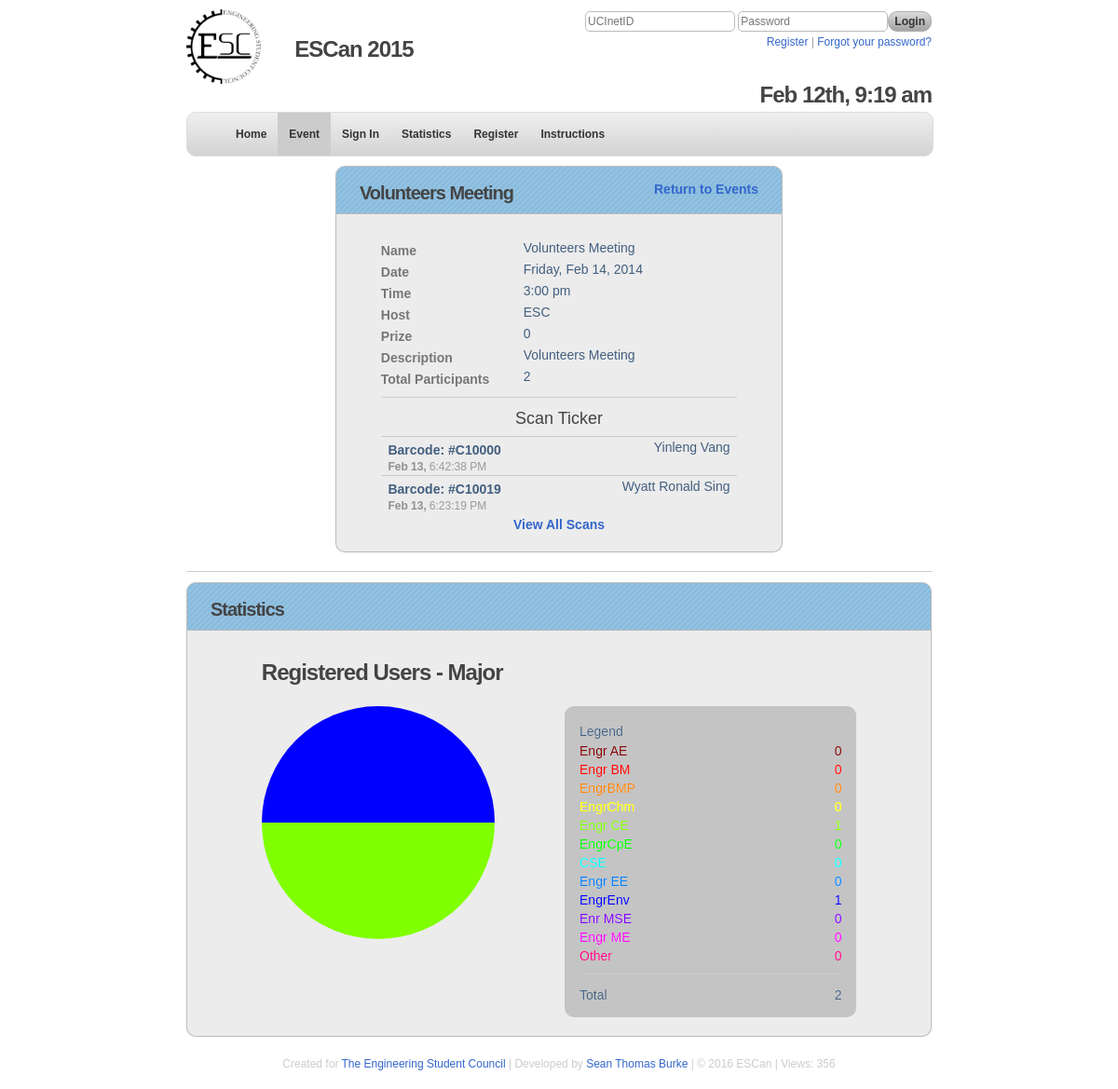
/event.php?eid=1, run on the app's committed database.
### tables this page shows
CREATE TABLE IF NOT EXISTS `settings` (
  `name` varchar(20) NOT NULL,
  `value` varchar(8) NOT NULL,
  PRIMARY KEY (`name`)
);

CREATE TABLE IF NOT EXISTS `tabs` (
  `tid` mediumint(9) NOT NULL AUTO_INCREMENT,
  `page` varchar(20) NOT NULL,
  `title` varchar(20) NOT NULL,
  `access` tinyint(1) NOT NULL DEFAULT '0',
  `public_only` tinyint(1) NOT NULL DEFAULT '0',
  PRIMARY KEY (`tid`)
);

CREATE TABLE IF NOT EXISTS `events` (
  `eid` mediumint(8) NOT NULL AUTO_INCREMENT,
  `name` varchar(50) NOT NULL,
  `date` date NOT NULL,
  `time` time NOT NULL,
  `host` varchar(50) NOT NULL,
  `prize` mediumint(8) NOT NULL,
  `description` varchar(1000) NOT NULL,
  `volunteer` varchar(8) NOT NULL,
  PRIMARY KEY (`eid`)
);

CREATE TABLE IF NOT EXISTS `scans` (
  `sid` bigint(32) NOT NULL AUTO_INCREMENT COMMENT 'Scan ID',
  `eid` varchar(8) NOT NULL COMMENT 'Event ID',
  `barcode` varchar(32) NOT NULL COMMENT 'Barcode ID',
  `volunteer` varchar(8) NOT NULL,
  `date` date NOT NULL,
  `time` time NOT NULL,
  PRIMARY KEY (`sid`)
);

CREATE TABLE IF NOT EXISTS `users` (
  `ucinetid` varchar(8) NOT NULL,
  `barcode` varchar(32) NOT NULL COMMENT 'barcode id',
  `name` varchar(100) NOT NULL COMMENT 'first name',
  `email` varchar(150) NOT NULL COMMENT 'email',
  `major` varchar(75) NOT NULL COMMENT 'Major',
  `level` varchar(20) NOT NULL COMMENT 'Year Level',
  `opt` tinyint(1) NOT NULL DEFAULT '1' COMMENT 'opt-out mail',
  `access` tinyint(1) NOT NULL DEFAULT '0' COMMENT 'access level',
  `elig` tinyint(1) NOT NULL DEFAULT '1' COMMENT 'prize eligible',
  `date` date NOT NULL,
  `time` time NOT NULL,
  `volunteer` varchar(8) NOT NULL,
  PRIMARY KEY (`ucinetid`)
);

### event.php (the view, shortened to what the rows shown need)
<?php
require_once 'inc/standard.php';
$page = new Page('event', ALL);
$var = new VarArray();
$eid = $_GET['eid'];
if(!$eid)
{
	$bottom = 'No event selected, please return to the <a href="events.php">Events Page</a>.';
	$box = new Box('No Existing Event');
	$box->setBadge('Return to Events', 'events.php');
	$box->setContent($bottom);
	$page->setContent($box->display('half'));
	$page->buildPage();
}
else
{
	$sql = 'SELECT * FROM events
			WHERE eid ="'.$eid.'"';
	$DB->query($sql);
	$event = $DB->resultToSingleArray();
	$total_count = $DB->countOf('scans', 'eid = "'.$eid.'"');
	$box = new Box($event['name']);
	$box->setBadge('Return to Events', 'events.php');
	$bottom = '
				<div class="row">
					<label class="fieldname">Name</label>
					<div class="textarea">
					'.$event['name'].'
					</div>
				</div>
				<div class="row">
					<label class="fieldname">Date</label>
					<div class="textarea">
					'.date('l, M d, Y',strtotime($event['date'])).'
					</div>
				</div>
				<div class="row">
					<label class="fieldname">Time</label>
					<div class="textarea">
					'.date('g:i a',strtotime($event['time'])).'
					</div>
				</div>
				<div class="row">
					<label class="fieldname">Host</label>
					<div class="textarea">
					'.$event['host'].'
					</div>
				</div>
				<div class="row">
					<label class="fieldname">Prize</label>
					<div class="textarea">
					'.$event['prize'].'
					</div>
				</div>
				<div class="row">
					<label class="fieldname">Description</label>
					<div class="textarea">
					'.$event['description'].'
					</div>
				</div>
				<div class="row">
					<label class="fieldname">Total Participants</label>
					<div class="textarea">
					'.$total_count.'
					</div>
				</div>';
	$limit = ($_GET['view'] == 'all') ? '':'LIMIT 5';
	$sql = 'SELECT scans.*, users.name, users.ucinetid, users.major, users.level
			FROM scans LEFT JOIN users
			ON scans.barcode = users.barcode
			WHERE scans.eid = "'.$eid.'"
			ORDER BY date DESC, time DESC
			'.$limit;
	$DB->query($sql);
	$ticker_array = $DB->resultToArray();
	$ticker_content .= '<div class="separator"></div>';
	$ticker_content .= '<div class="row center">
							<h3>Scan Ticker</h3>
						</div>';
	$ticker_content .= '<div class="list">';
	$page->setJSInitial('$(".dropdown").hide(); '.$js_hide_row1);
	$ticker_content .= '<script>
		$(document).ready(function () {
			$("#barcode").focus();';
	if($js_slide_down)
	 $ticker_content .= '$("#row1").slideDown();';
	$ticker_content .= '});</script>';
	if(count($ticker_array) > 0)
	{
		foreach ($ticker_array as $row)
		{
			$i++;
			$ticker_content .= '
				<div class="item" id="row'.$i.'">
					<div class="row">
						<label class="barcode">Barcode: </span> #'.$row['barcode'].'</label>
						<span class="right">'.$row['name'].'</span>
						<span class="date">'.date('M j,', strtotime($row['date'])).'</span>
						<span class="time">'.date('g:i:s A', strtotime($row['time'])).'</span>
					</div>
				</div>
				<div class="event_row">
					<script>
					    $("#row'.$i.'").click(function () {
					    	$("#drop'.$i.'").slideToggle("fast");
					    });
					</script>
					<div class="dropdown" id="drop'.$i.'" style="display:none;">
						<h5><strong>UCInetID:</strong> 	'.$row['ucinetid'].'</h5>
						<h5><strong>Name:</strong> 		'.$row['name'].'</h5>
						<h5><strong>Major:</strong> 	'.$row['major'].'</h5>
						<h5><strong>Level:</strong> 	'.$row['level'].'</h5>
						<h5><strong>Time:</strong>		'.date('M j, Y,', strtotime($row['date'])).' '.date('g:i:s A', strtotime($row['time'])).'</h5>
					</div>
				</div>';
		}
		if($_GET['view'] == 'all')
		{
		$ticker_content .= '
			<div class="row center">
			<label id="view"><a href="'.$_SERVER['PHP_SELF'].'?eid='.$eid.'&view=less#view">View Less Scans</a></label>
			</div>';
		}
		else
		{
		$ticker_content .= '
			<div class="row center">
			<label id="view"><a href="'.$_SERVER['PHP_SELF'].'?eid='.$eid.'&view=all#view">View All Scans</a></label>
			</div>';
		}
	}
	$ticker_content .= '</div>';
	$box->setContent( $bottom.$ticker_content);
	$box->setBadge('Return to Events', 'events.php');
	$majors = [];
	foreach ($var->getMajors() as $major) {
		$sql = 'SELECT *
				FROM scans
				LEFT JOIN users
				ON scans.barcode = users.barcode
				WHERE scans.eid = "'.$eid.'"
				AND users.major = "'.$major.'"';
		$DB->query($sql);
		$temp = $DB->numRows();
		$majors[$major] = $temp;
	}
	$majors_stat = new Statistic('pie', 'user_majors', 'Registered Users - Major', $majors, 0);
	$bottom_stats = $majors_stat->display();
	$box_stat = new Box('Statistics', $bottom_stats);
	$stat_display = '<div class="separator"></div>'.$box_stat->display("full");
	$content = $box->display().$stat_display;
	$page->startGraph();
	$page->setContent($content);
	$page->buildPage();
}
?>

### inc/classes/Nav.class.php (shortened to what the rows shown need)
<?php
class Nav
{
	public $output;
	function __construct($access, $tab)
	{
		$this->DB = $GLOBALS['DB'];
		$this->tab = $tab;
		$this->access = ($access == '') ? 0:$access;
		if($access == 0)
		{
			$sql = 'SELECT tabs.title, pages.name, pages.url, tabs.public_only, tabs.access
			FROM tabs LEFT JOIN pages
			ON pages.name = tabs.page
			WHERE tabs.access <= "'.$this->access.'"
			OR tabs.public_only = "1"
			ORDER BY tid ASC';
		}
		$result = $this->DB->query($sql);
		$tabs = $this->DB->resultToArray($result);
		$highlight = ' id="highlight"';
		$this->output .= '
		<div id="navigation-section">
		<div id="nav">
		<ul>';
		if(count($tabs) > 0)
		{
			foreach($tabs as $tab)
			{
				$active = ($this->tab == $tab['name']) ? $highlight:'';
				$this->output .= '
					<li><a class="menu-item" '.$active.' href="'.$tab['url'].'?s=nav">'.$tab['title'].'</a></li>';
			}
		}
		else
		{
			$this->output .= '
				<li><a class="menu-item" href="index.php">Home</a></li>';
		}
		$this->output .= '</ul></div></div>';
	}
}
?>

### inc/classes/Box.class.php (shortened to what the rows shown need)
<?php
class Box
{
	public $content;
	public $title;
	public $badge;
	public $badge_url;
	public $height;
	public $header_height;
	public $intro_step;
	public $intro_text;
	function __construct($title, $content = '', $width = 500, $height = 'auto')
	{
		$this->header_height = 50;
		$this->content = $content;
		$this->title = $title;
		$this->height = $height;
		return $this->display();
	}
	public function setContent($content)
	{
		$this->content = $content;
	}
	public function setBadge($badge, $url = '')
	{
		$this->badge = $badge;
		$this->badge_url = $url;
	}
	public function display($type = 'half')
	{
		if(!is_string($this->height))
		{
			$container_height = $this->height - $this->header_height;
			$container_height .= 'px';
		}
		else
		{
		$container_height = $this->height;
		}
		$output = '
		<div class="box" style="width:100%; height:'.$this->height.'" data-step="'.$this->intro_step.'" data-intro="'.$this->intro_text.'" data-position="right">
			<div class="header_container" style="height: '.$this->header_height.'px">
				<h2 class="title">'.$this->title.'</h2>
		    	<span class="box_badge">
		        	<a href="'.$this->badge_url.'">
		        	'.$this->badge.'</a>
		        </span>
		    </div>
			<div class="box_wrapper" style="height: '.$container_height.'">
				<div class="box_inside">';
		$output.= $this->content;
		$output .= '
				</div>
			</div>
		</div>';
		if($type == 'half')
		{
			return '<div id="container_wrapper">'.$output.'</div>';
		}
		elseif($type == 'full')
		{
			return $output;
		}
		else
		{
			return $output;
		}
	}
}
?>

### inc/classes/Page.class.php (shortened to what the rows shown need)
<?php
class Page
{
	public $DB;
	public $banner;
	public $content;
	public $content_bottom;
	public $description;
	public $extra_meta;
	public $footer;
	public $graph;
	public $google;
	public $html;
	public $header;
	public $isPhone;
	public $js;
	public $logo_src;
	public $keywords;
	public $navigation;
	public $pageviews;
	public $title;
	public $login;
	public $nav;
	function __construct($name, $access = ALL)
	{
		$this->DB = $GLOBALS['DB'];
		$this->login = new Login();
		$sql = "SELECT p.* FROM pages AS p
				WHERE name = '$name'";
		if(!($this->DB->query($sql)))
			die('Could not get page: '.$this->DB->getError());
		$page = $this->DB->resultToSingleArray();
		if(strstr($_SERVER['HTTP_USER_AGENT'], 'iPhone'))
			$this->isPhone = true;
		else
			$this->isPhone = false;
		$this->isPhone = false;
		$this->pageviews = $page['views'];
		$this->description = $page['description'];
		$this->content = $page['content'];
		$this->title = ucfirst($page['name']);
		$this->logo_src = 'images/logo200.png';
		$this->nav = new Nav($_SESSION['access'], $page['tab']);
	}
	public function setJSInitial($js)
	{
		$this->js .= $js;
	}
	public function buildJSInitial()
	{
		$this->js_initial = '
		<script>
    		$(document).ready(function() {';
    		$this->js_initial .= '
            update();
            setInterval(update, 1000);';
            $this->js_initial .= $this->js;
    		$this->js_initial .= ' });
		</script>';
	}
	public function setContent($content_bottom)
	{
		$this->content_bottom = $content_bottom;
	}
	public function startGraph()
	{
		$this->graph = '<script type="text/javascript" src="js/jquery.sparkline.min.js"></script>';
	}
	public function setGoogleAnalytics()
	{
		$this->google = '<script type="text/javascript">
		  var _gaq = _gaq || [];
		  _gaq.push([\'_setAccount\', \'UA-25773399-2\']);
		  _gaq.push([\'_trackPageview\']);
		  (function() {
		    var ga = document.createElement(\'script\'); ga.type = \'text/javascript\'; ga.async = true;
		    ga.src = (\'https:\' == document.location.protocol ? \'https://ssl\' : \'http://www\') + \'.google-analytics.com/ga.js\';
		    var s = document.getElementsByTagName(\'script\')[0]; s.parentNode.insertBefore(ga, s);
		  })();
		</script>';
	}
	private function updatePageView()
	{
		$this->pageviews += 1;
	}
	private function buildHTML()
	{
		$css = 'global';
		$css = ($css) ? '<link rel=stylesheet type="text/css" href="css/'.$css.'.css"  >' : '';
		$this->html =
		'<!DOCTYPE HTML PUBLIC "-//W3C//DTD HTML 4.01 Transitional//EN" "http://www.w3.org/TR/html4/loose.dtd">
		<html>
		<head>
			<title>'.$this->title.' - '.PRODUCT.'</title>
			<link rel="shortcut icon" href="/favicon.ico">
			<link rel="icon" href="/favicon.ico" type="image/x-icon">
			<meta property="og:title" content="'.PRODUCT.'" />
			<meta property="og:type" content="website" />
			<meta property="og:url" content="'.$_SERVER['PHP_SELF'].'" />
			<meta property="og:image" content="'.$this->logo_src.'" />
			<meta property="og:description" content="'.$this->description.'" />
			<meta property="fb:app_id" content="203055886388488" />
			<meta property="fb:admin" content="hawaiianchimp" />
			'.$this->extra_meta.'
			<meta http-equiv="X-UA-Compatible" content="chrome=1" />
			<meta http-equiv="Content-Type" content="text/html; charset=UTF-8" />
			<meta name="description" content="'.$this->description.'">
			<meta name="keywords" content="'.$this->keywords.'">'
		    .$css.'
		    <link rel=stylesheet type="text/css" href="js/introjs.min.css">
		    <script src="js/jquery-2.1.3.min.js"></script>
	    	<script type="text/javascript" src="js/moment.min.js"></script>
	    	<script type="text/javascript" src="//www.google.com/jsapi"></script>
	    	<script src="js/jquery-2.1.3.min.js"></script>
		    <script type="text/javascript">
			    google.load(\'visualization\', \'1\', {packages: [\'corechart\']});
		    </script>
		    <script type="text/javascript" src="js/escan.min.js"></script>'
	        .$this->graph
		.'</head>';
	}
	private function buildHeader()
	{
		$sql = 'SELECT value
		FROM settings
		WHERE name = "eweekstart"';
		$this->DB->query($sql);
		$eweekstart = $this->DB->resultToSingleArray();
		$this->header = ' <body>
		<div id="wrapper">
		<div id="banner">'
		.$this->banner.'
		</div>
		<div id="header">
			<div id="logo">
				<a href="index.php?r=logo">
				<img src="'.$this->logo_src.'" alt="'.PRODUCT.'">
				<div id="logoname"><h2>'.PRODUCT.' '.date('Y', strtotime($eweekstart[0])).'</h2></div>
				</a>
			</div>
			'.$this->login->loginFormMini('login','login.php','loginmini', $this->isPhone).'
			<div id="today" class="nophone"><h2 id="time">Today: '.date('M d, h:i A', strtotime(NOW_DATE.' '.NOW_TIME)).'</h2></div>
		</div>';
	}
	private function buildNav()
	{
		$this->navigation = $this->nav->display();
	}
	private function buildContent()
	{
		$this->content = '
		<div id="container">
 		'.$this->content_bottom.'</div>';
	}
	private function buildFooter()
	{
		$this->footer = '
		</div>
		<div id="copyright">
			<p>Created for <a href="'.WEBSITE.'">'.ORGANIZATION.'</a> |
			Developed by <a href="http://www.seantburke.com/?r=escan">Sean Thomas Burke</a> |
			&copy; '.date('Y').' '.PRODUCT.' |
			Views: '.$this->pageviews.'</p>
		</div>
		</div>
		'.$this->google
		.'
		<script>
    		function update(){
        		$("#time").text(
        		    moment().format("MMM Do, h:mm a")
        		    );
    		}
		</script>'
	    .$this->js_initial
		.'<script type="text/javascript">
		  var _gaq = _gaq || [];
		  _gaq.push([\'_setAccount\', \'UA-25773399-3\']);
		  _gaq.push([\'_trackPageview\']);
		  (function() {
		    var ga = document.createElement(\'script\'); ga.type = \'text/javascript\'; ga.async = true;
		    ga.src = (\'https:\' == document.location.protocol ? \'https://ssl\' : \'http://www\') + \'.google-analytics.com/ga.js\';
		    var s = document.getElementsByTagName(\'script\')[0]; s.parentNode.insertBefore(ga, s);
		  })();
		</script>
		</body>
		</html>';
	}
	public function buildPage()
	{
		$this->buildHTML();
		$this->buildHeader();
		$this->buildContent();
		$this->buildFooter();
		$this->content = $this->html.$this->header.$this->navigation.$this->content.$this->footer;
		echo $this->content;
		exit;
	}
}
?>

### data on the page
settings: value "2015"
tabs: title "Home"
tabs: title "Event"
tabs: title "Sign In"
tabs: title "Statistics"
tabs: title "Register"
tabs: title "Instructions"
events: name "Volunteers Meeting", date "Friday, Feb 14, 2014", time "3:00 pm", host "ESC", prize "0", description "Volunteers Meeting"
scans: barcode "C10000", users.name "Yinleng Vang", date "Feb 13,", time "6:42:38 PM"
scans: barcode "C10019", users.name "Wyatt Ronald Sing", date "Feb 13,", time "6:23:19 PM"

### other printed values
PRODUCT "ESCan"
$this->badge "Return to Events"
$total_count "2"
$this->title "Statistics"
$this->title "Registered Users - Major"
$key "Engr AE"
$value "0"
$key "Engr BM"
$key "EngrBMP"
$key "EngrChm"
$key "EngrCpE"
$key "CSE"
$key "Engr EE"
$key "EngrEnv"
$value "1"
